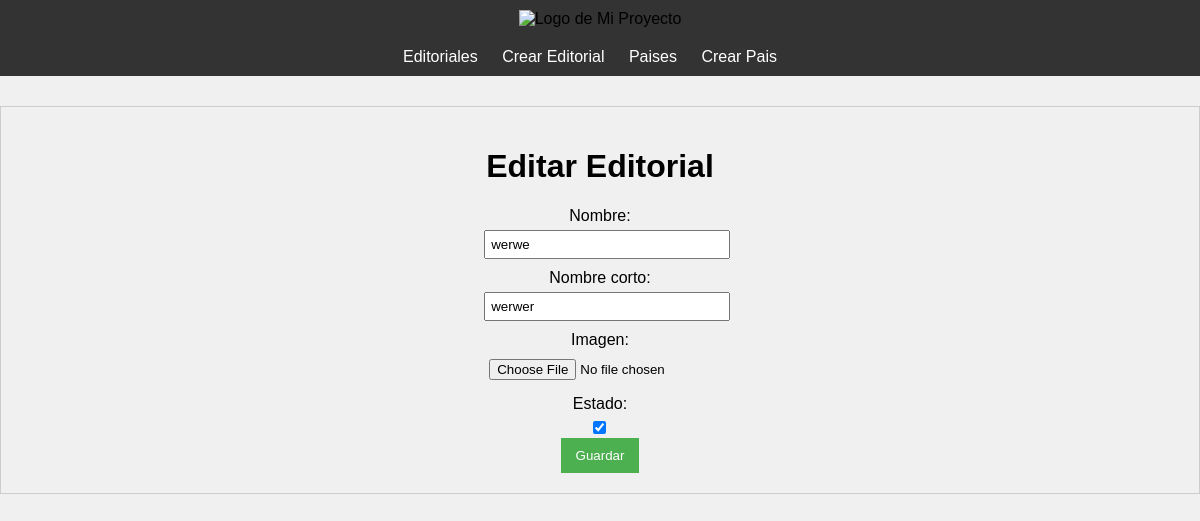
The app's page /editar_editorial/2/ with its own data.
### miapp/models.py (models this page shows, shortened)
class Career(models.Model):
    idcareer = models.AutoField(primary_key=True)
    name = models.CharField(max_length=100)
    shortname = models.CharField(max_length=20)
    image = models.ImageField(upload_to='careers/', null=True, blank=True) # Usa ImageField para las imágenes
    state = models.BooleanField(default=True)

### miapp/views.py (the view, shortened to what this page needs)
# urls.py: path('editar_editorial/<int:carrera_id>/', views.editar_editorial, name='editar_editorial'),  # Verifica esta línea
def editar_editorial(request, carrera_id):
    editorial = get_object_or_404(Career, idcareer=carrera_id)
    return render(request, 'editar_editorial.html', {'editorial': editorial})

### miapp/templates/editar_editorial.html (shortened to what this page needs)
{% extends 'inicio.html' %}
{% block content %}
<div style="display: flex; justify-content: center; align-items: center; height: 100%vh;">
    <div style="width: 20%;">
    <h1>Editar Editorial</h1>
    <form method="post" enctype="multipart/form-data">
        <label for="id_name" style="display: block; margin-bottom: 5px;">Nombre:</label>
        <input type="text" name="name" id="id_name" value="{{ editorial.name }}" style="width: 100%; padding: 5px; margin-bottom: 10px;">
        <label for="id_shortname" style="display: block; margin-bottom: 5px;">Nombre corto:</label>
        <input type="text" name="shortname" id="id_shortname" value="{{ editorial.shortname }}" style="width: 100%; padding: 5px; margin-bottom: 10px;">
        <label for="id_image" style="display: block; margin-bottom: 5px;">Imagen:</label>
        <input type="file" name="image" id="id_image" style="width: 100%; padding: 5px; margin-bottom: 10px;">
        <label for="id_state" style="display: block; margin-bottom: 5px;">Estado:</label>
        <input type="checkbox" name="state" id="id_state" {% if editorial.state %}checked{% endif %} style="margin-right: 5px;"><br>
        <input type="submit" value="Guardar" style="background-color: #4CAF50; color: #fff; padding: 10px 15px; border: none; cursor: pointer;">
    </form>
</div>
</div>
{% endblock %}

### miapp/templates/inicio.html (style rules this page uses)
body { font-family: Arial, sans-serif; margin: 0; padding: 0; background-color: #f0f0f0; }

### records on screen
Career: name "werwe", shortname "werwer", state "☑"
